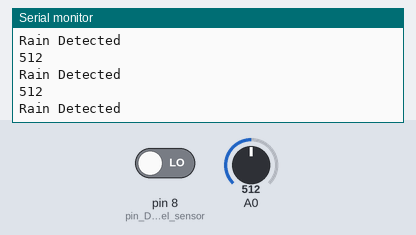
Bench run of a sketch on a simulated Arduino Uno, built with avr-gcc and run on an emulated ATmega328P. Parts: the last lines printed to the serial monitor. Inputs (shaded band) come from the test bench; at power-on: pin 8 (pin_DO_en_el_sensor) LOW, A0 = 512.

Above: at 1.2 s.
1.3 s: pin 8 (pin_DO_en_el_sensor) driven HIGH
At 1.69 s:
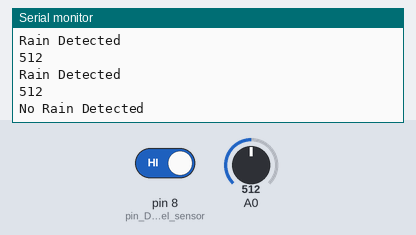
3.2 s: A0 set to 716
At 3.44 s:
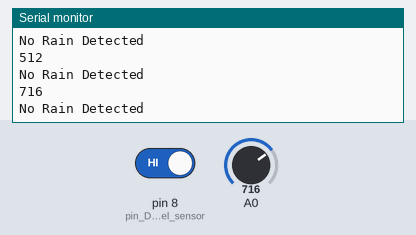
4.7 s: A0 set to 900
At 4.94 s:
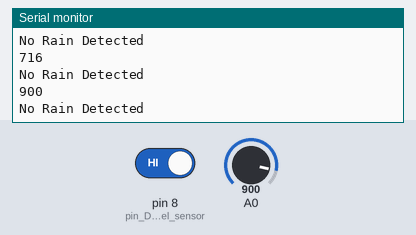
Timing chart, 0 to 7.7 s (numbered marks = the images above; inputs shaded):
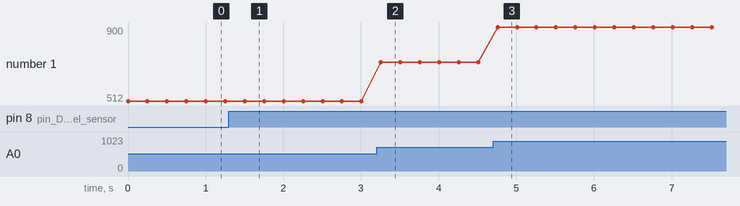

The sketch:

sensor_lluvia.ino
```cpp
void setup(){
 Serial.begin(9600);
 pinMode(8, INPUT);//pin DO en el sensor
 //CONECTAR TAMBIEN A0 EN EL SENSOR AL A0 EN EL ARDUINO
}
void loop(){

Serial.println(analogRead(0));
// NO LLUEVE (SECO ) ES 1023 MOJADO ES MENOR
// //digital output
 if(digitalRead(8) == HIGH) Serial.println("No Rain Detected");
 else Serial.println("Rain Detected");

 delay(250);
}
```

Measured:
- after the input at 1.3 s, the serial monitor: prints a new line after 0.21 s (image 1)
- after the input at 3.2 s, the serial monitor: prints a new line after 0.06 s (image 2)
- after the input at 4.7 s, the serial monitor: prints a new line after 0.06 s (image 3)
- plotted number 1: 512 → 716 after the input at 3.2 s, 716 → 900 after the input at 4.7 s
